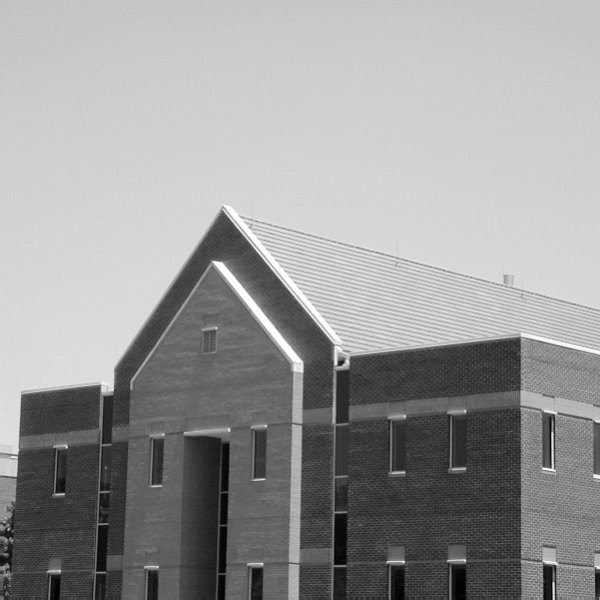
%> input picture edge_detection/building.tif, 600 x 600 px
$ octave run.m   (GNU Octave 9; MATLAB toolbox functions it lacks are replaced by stand-ins)
%> lines starting %> are read from the running program, lines starting %| are printed output that depends on the picture; in (x1, y1, x2, y2) boxes, pixels count from 0 and x2, y2 are one past the last pixel; in counts of white or black regions, pixels touching at a corner belong together; the program's own positions count from 1
### edge_detection/gdlog.m
function [E,Z,M] = gdlog(I,s)
%> called with s = 3
   % Ypologismos M
   K = 31; vk = (0:K-1)-(K-1)/2; [u,v] = meshgrid(vk,vk);
   G = 1 / (2*pi*s^2) * exp(-(u.^2+v.^2) / (2*s^2));
   Gu = -(u/s^2) .* G; Gv = -(v/s^2) .* G;
   Gx = imfilter(I, Gu, 'replicate', 'conv');
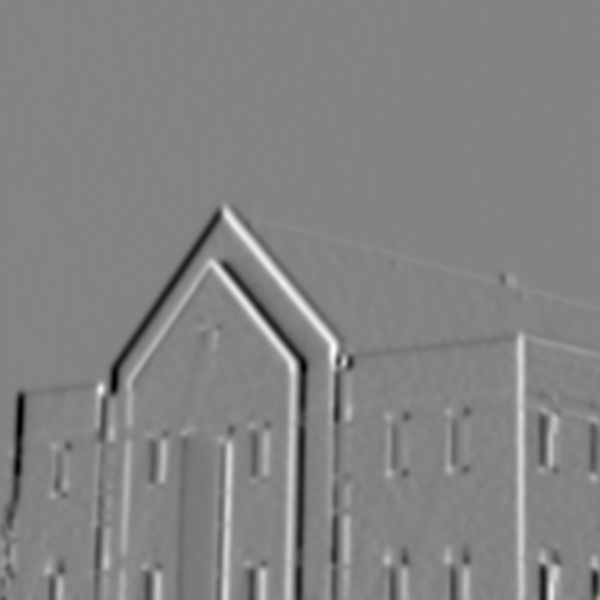
%> Gx: size 600x600 double; min -0.0753, max 0.0702, mean -0.000101; drawn with min black and max white
   Gy = imfilter(I, Gv, 'replicate', 'conv');
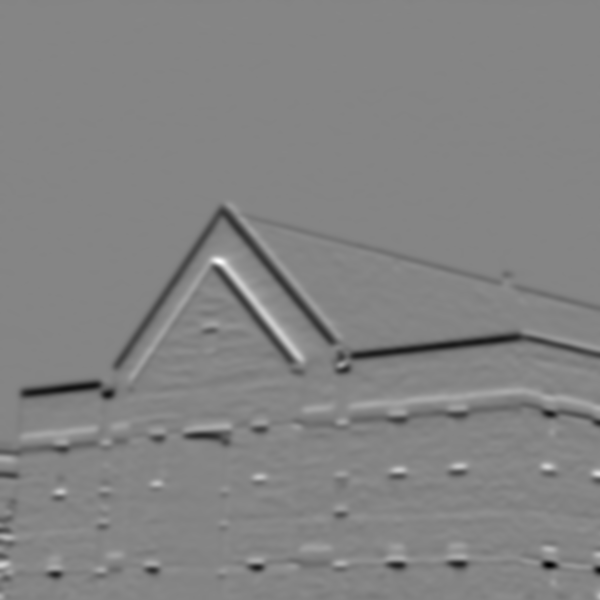
%> Gy: size 600x600 double; min -0.0821, max 0.0754, mean -0.000848; drawn with min black and max white
   M = sqrt(Gx.^2 + Gy.^2);
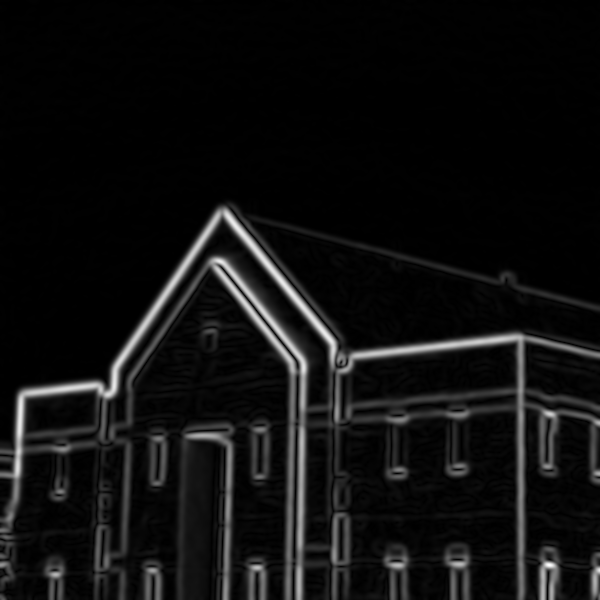
%> M: size 600x600 double; min 1.05e-06, max 0.0829, mean 0.00528; drawn with min black and max white

   % Ypologismos Z
   L = fspecial('log', 31, s);
   Gm = imfilter(I, L, 'replicate');
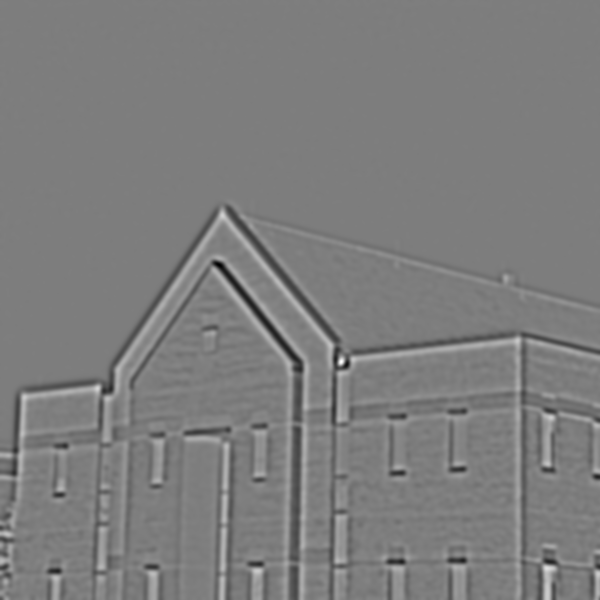
%> Gm: size 600x600 double; min -0.0328, max 0.0338, mean -5.22e-07; drawn with min black and max white
   Z = im2bw(Gm, 0);
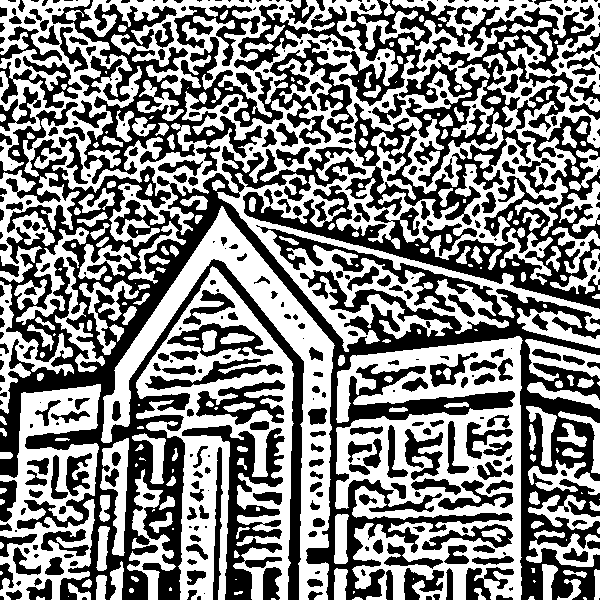
%> Z: size 600x600 logical; 51.8% white; 395 black regions (134 under 20 px), largest, box (x1, y1, x2, y2) and area: (0, 102, 600, 600) 74630, (333, 0, 595, 225) 18984, (52, 0, 354, 184) 14057
   Z = bwperim(Z);
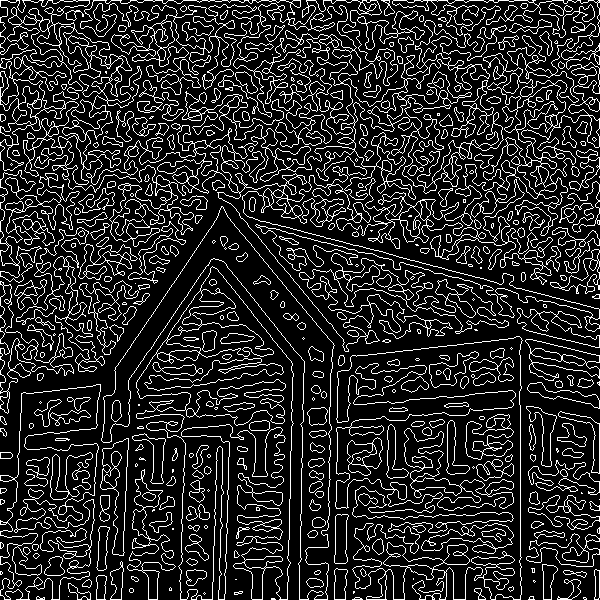
%> Z: size 600x600 logical; 15.4% white in thin lines or dots

   % Ypologismos E
   E = Z.*M;
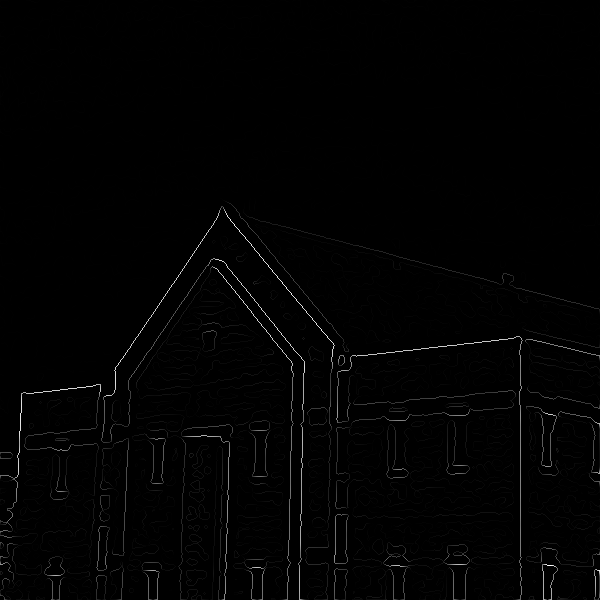
%> E: size 600x600 double; min 0, max 0.0829, mean 0.000762; drawn with min black and max white
end

### edge_detection/grayshow.m
function grayshow(I)

I = double(I);
%> I: size 600x600 double; values 0 (black) and 1 (white), 15.4% white in thin lines or dots
mx = max(I(:));
%> mx = 1
mn = min(I(:));
%> mn = 0
I = (I - mn) ./ (mx - mn);
imshow(I)

### edge_detection/run.m
%Ta figures 1..9 einai gia diafores times tou s(parameter) kai treshold=0
%Ta figures 10..18 einai gia diafores times tou s(parameter) kai
%threshold=0.7 s={3,1.5,0.1}
%Ta tria teleutaia plots aforoun th methodo Canny
%h Laplacian methodos xrhsimopoiei th deuterh paragwgo enw h Canny thn
%prwth.Ta apotelesmata efarmosthkan sthn eikona buildings.tif gia na mhn
%ginetai makroskelhs o kwdikas omoia epakrivws kai gia thn peppers.tif
%Mia kaluterh methodos gia thn epilogh katwfliou tha htan an pairname gia
%daifores times katwfliou auth me to mikrotero platos laplacian to opoio
%tha einai pio konta kai sto zero crossing.
%Parathroume oti me tis diafores allages parametrwn kai me thn Canny alla
%kai me thn allh methodo oti oso auksanoume tis parametrous kratiountai pio
%entones olo kai ligoteres akmes(kratiountai aisthita oi pio shmantikes akmes)
%enw oso mikrainei kratiountia kai pio ashmnates akmes alla den kratiountai
%toso entona oi shmantikes akmes.
%O kwdikas pou afora metavoles twn parametrwn paratithetai parakatww kai
%gia allagh tou threshold apla sth sunarthsh gdlog mporei na prostethei
% mia parametros threshold kai douleuei kateutheian.(by default 0)
I = im2double(imread('building.tif'));

[E, Z, M] = gdlog(I, 3);

figure(1); grayshow(Z);
title('With the given method for parameterer 3 and threshold 0(Z)')

figure(2); grayshow(M);
title('With the given method for parameterer 3 and threshold 0(M)')

figure(3); grayshow(E);
title('With the given method for parameterer 3 and threshold 0(E)')
% [142 lines of commented-out code are left out]

$ run again, with edge_detection/peppers.tif copied over edge_detection/building.tif
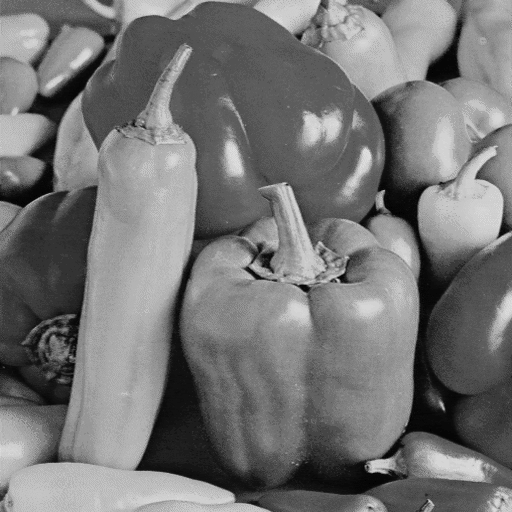
%> input picture edge_detection/peppers.tif, 512 x 512 px
%> in gdlog, `Z = im2bw(Gm, 0);`:
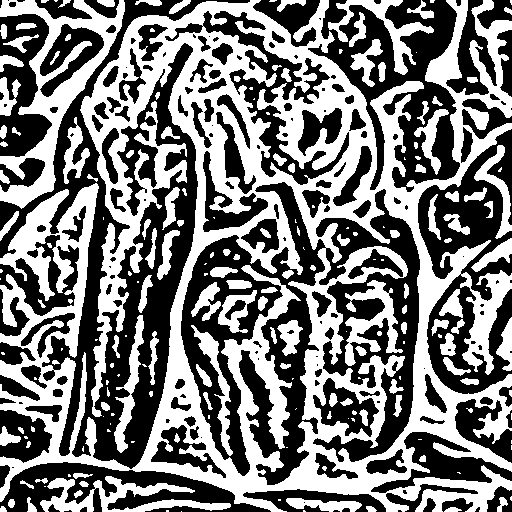
%> Z: size 512x512 logical; 47.8% white; 199 white regions (77 under 20 px), largest, box (x1, y1, x2, y2) and area: (0, 0, 512, 512) 92645, (0, 0, 125, 209) 6841, (40, 476, 231, 512) 2595
%> in gdlog, `E = Z.*M;`:
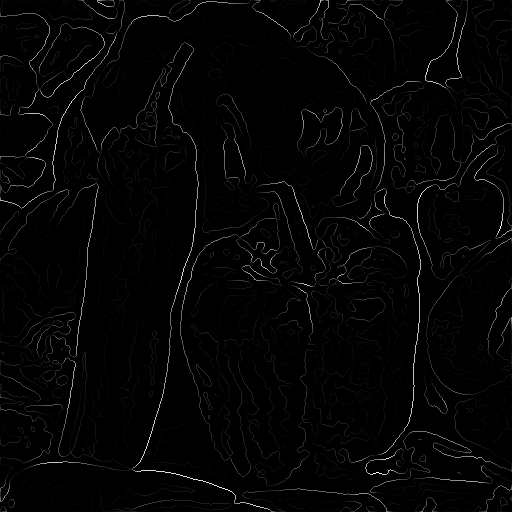
%> E: size 512x512 double; min 0, max 0.0942, mean 0.00156; drawn with min black and max white
%> mx = 1
%> mn = 0
